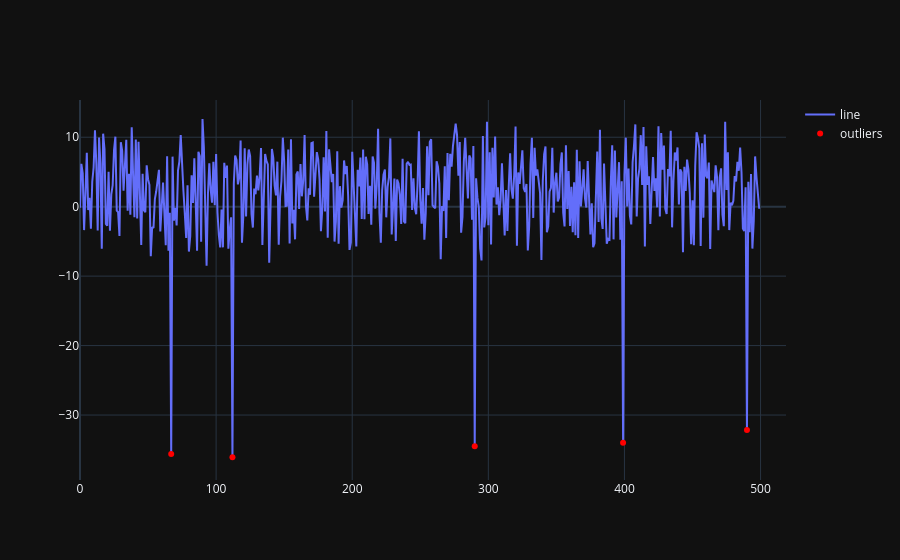

Write notebook code for a chart like this one.
### Markdown cell above
使用KernelDensity函数估计概率密度

### Code cell
kern_dens = KernelDensity()
kern_dens.fit(x)
score = kern_dens.score_samples(x)
threshold = quantile(score, .01)
idx = where(score<= threshold)
values = x[idx]
fig = go.Figure()
fig.add_trace(go.Scatter(x=x_ax,y=x.flatten(),mode='lines',name='line'))
fig.add_trace(go.Scatter(x=idx[0],y=values.flatten(),mode='markers',marker_color='red',name='outliers'))
fig.show()

### Figure 1 — Plotly figure (JSON) as saved in the notebook; plotly's stock layout.template omitted (floating-point values rounded to 4 significant figures; data arrays with more than 128 entries replaced by an {"elided": "..."} marker saying what was removed)
{"data": [{"mode": "lines", "name": "line", "x": {"elided": "500 int values"}, "y": {"elided": "500 float values"}, "type": "scatter"}, {"marker": {"color": "red"}, "mode": "markers", "name": "outliers", "x": [67, 112, 290, 399, 490], "y": [-35.6, -36.08, -34.49, -33.98, -32.15], "type": "scatter"}], "layout": {}}
